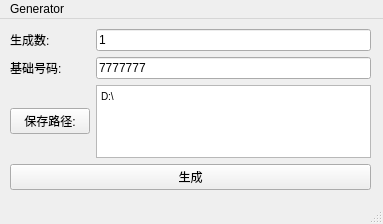
<?xml version="1.0" encoding="UTF-8"?>
<ui version="4.0">
 <class>MainWindow</class>
 <widget class="QMainWindow" name="MainWindow">
  <property name="geometry">
   <rect>
    <x>0</x>
    <y>0</y>
    <width>383</width>
    <height>224</height>
   </rect>
  </property>
  <property name="windowTitle">
   <string>生成器</string>
  </property>
  <widget class="QWidget" name="centralwidget">
   <widget class="QWidget" name="verticalLayoutWidget">
    <property name="geometry">
     <rect>
      <x>10</x>
      <y>10</y>
      <width>361</width>
      <height>161</height>
     </rect>
    </property>
    <layout class="QVBoxLayout" name="verticalLayout">
     <item>
      <layout class="QGridLayout" name="gridLayout">
       <item row="0" column="1">
        <widget class="QLineEdit" name="lineEdit">
         <property name="text">
          <string>1</string>
         </property>
        </widget>
       </item>
       <item row="1" column="0">
        <widget class="QLabel" name="label_2">
         <property name="text">
          <string>基础号码:</string>
         </property>
        </widget>
       </item>
       <item row="2" column="0">
        <widget class="QPushButton" name="pushButton_2">
         <property name="text">
          <string>保存路径:</string>
         </property>
        </widget>
       </item>
       <item row="1" column="1">
        <widget class="QLineEdit" name="lineEdit_2">
         <property name="text">
          <string>7777777</string>
         </property>
        </widget>
       </item>
       <item row="2" column="1">
        <widget class="QTextBrowser" name="textBrowser">
         <property name="html">
          <string>&lt;!DOCTYPE HTML PUBLIC &quot;-//W3C//DTD HTML 4.0//EN&quot; &quot;http://www.w3.org/TR/REC-html40/strict.dtd&quot;&gt;
&lt;html&gt;&lt;head&gt;&lt;meta name=&quot;qrichtext&quot; content=&quot;1&quot; /&gt;&lt;style type=&quot;text/css&quot;&gt;
p, li { white-space: pre-wrap; }
&lt;/style&gt;&lt;/head&gt;&lt;body style=&quot; font-family:'MS Shell Dlg 2'; font-size:7.86555pt; font-weight:400; font-style:normal;&quot;&gt;
&lt;p style=&quot; margin-top:0px; margin-bottom:0px; margin-left:0px; margin-right:0px; -qt-block-indent:0; text-indent:0px;&quot;&gt;&lt;span style=&quot; font-size:7.86555pt;&quot;&gt;D:\&lt;/span&gt;&lt;/p&gt;&lt;/body&gt;&lt;/html&gt;</string>
         </property>
        </widget>
       </item>
       <item row="0" column="0">
        <widget class="QLabel" name="label">
         <property name="text">
          <string>生成数:</string>
         </property>
        </widget>
       </item>
      </layout>
     </item>
     <item>
      <widget class="QPushButton" name="pushButton">
       <property name="text">
        <string>生成</string>
       </property>
      </widget>
     </item>
    </layout>
   </widget>
  </widget>
  <widget class="QStatusBar" name="statusbar"/>
  <widget class="QMenuBar" name="menubar">
   <property name="geometry">
    <rect>
     <x>0</x>
     <y>0</y>
     <width>383</width>
     <height>26</height>
    </rect>
   </property>
   <widget class="QMenu" name="menuGenerator">
    <property name="title">
     <string>Generator</string>
    </property>
   </widget>
   <addaction name="menuGenerator"/>
  </widget>
 </widget>
 <resources/>
 <connections/>
</ui>
